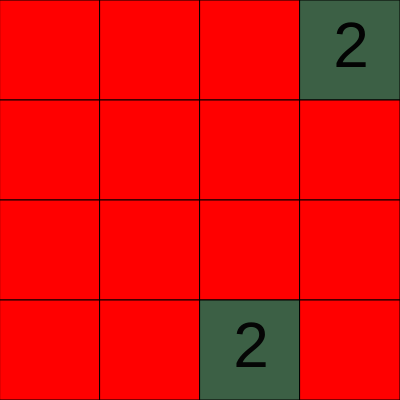
Frame 1 (no input)
Frame 60 (no input): identical to frame 1, image omitted
Frame 120 (the mouse pressed at the canvas centre since frame 60): identical to frame 1, image omitted

The p5.js sketch that drew this single still picture (run headless with seeded random() and noise() and a simulated clock; from frame 60 on, the mouse is pressed at the canvas centre):

// p5.js sketch
// ── sketch.js
var ActionsEnum= {
  up:    0,
  down:  1,
  left:  2,
  right: 3,
};

var playspace = 400;
var tilesnum = 4;
var size = playspace / tilesnum;

var mygrid = new grid(tilesnum,size,ActionsEnum);

function setup() {
  createCanvas(playspace, playspace);
  mygrid.init_grid();
}

function draw() {
  background(10);

  mygrid.show();

}

function keyPressed() {
  if (keyCode === UP_ARROW) {
    mygrid.DoAction(ActionsEnum.up);
  } else if (keyCode === DOWN_ARROW) {
    mygrid.DoAction(ActionsEnum.down);
  } else if (keyCode === LEFT_ARROW) {
    mygrid.DoAction(ActionsEnum.left);
  } else if (keyCode === RIGHT_ARROW) {
    mygrid.DoAction(ActionsEnum.right);
  }
}

// ── grid.js
function grid(tilesnum,size,ActionsEnum){

  var mytiles = new Array(tilesnum);

  this.init_grid = function () {
    for (var i = 0; i < tilesnum; i++) {
      mytiles[i] = new Array(tilesnum);
      for (var j = 0; j < tilesnum; j++) {
        var mytile = new tile(i*size,j*size,size,255/(i+j+1));
        mytile.resetval();
        mytiles[i][j]= mytile;
      }
    }
    for (var l = 0; l < 2; l++) {
      init_tile();
    }
  }

  this.show =function () {
    for (var i = 0; i < tilesnum; i++) {
      for (var j = 0; j < tilesnum; j++) {
        mytiles[i][j].show();
      }
    }
  }

  function getempty() {
    var empty =[];
    for (var i = 0; i < tilesnum; i++) {
      for (var j = 0; j < tilesnum; j++) {
        if (mytiles[i][j].GetValue() === 0) {
          var cord = createVector(i,j);
          empty.push(cord);
        }
      }
    }
    return empty;
  }

  function init_tile() {
    var emptytiles = getempty();
    var rand = floor(random(emptytiles.length));
    mytiles[emptytiles[rand].x][emptytiles[rand].y].initval();
  }

  this.DoAction = function(action) {
    var flag = false;
    switch (action) {
      case ActionsEnum.up:
      flag = MoveUp();
      break;

      case ActionsEnum.down:
      flag = MoveDown();
      break;

      case ActionsEnum.left:
      flag = MoveLeft();
      break;

      case ActionsEnum.right:
      flag = MoveRight();
      break;

      default:
    }
    if (flag == true) {
      init_tile();
      UnLockGrid();
    }
  }

  function UnLockGrid(){
    for (var i = 0; i < tilesnum; i++) {
      for (var j = 0; j < tilesnum; j++) {
        mytiles[i][j].UnLockVal();
      }
    }
  }

  function MoveDown(){
    var flag = false;
    for (var cols = 0; cols <tilesnum; cols++){
      for (var rows = tilesnum-2; rows >=0; rows--){
        if (mytiles[cols][rows].GetValue() > 0){
          for (var rows2 = rows+1; rows2 < tilesnum; rows2++) {
            if (mytiles[cols][rows2].GetValue() == 0 ){
              mytiles[cols][rows2].UpdateValue(mytiles[cols][rows2-1].GetValue());
              mytiles[cols][rows2-1].resetval();
              flag = true;
            }else if (mytiles[cols][rows2].GetValue() ==  mytiles[cols][rows2-1].GetValue()) {
              mytiles[cols][rows2].doubleval();
              mytiles[cols][rows2].LockVal();
              mytiles[cols][rows2-1].resetval();
              flag = true;
            }
          }
        }
      }
    }
    return flag;
  }

  function MoveUp(){
    var flag = false;
    for (var cols = 0; cols <tilesnum; cols++){
      for (var rows = 1; rows <tilesnum; rows++){
        if (mytiles[cols][rows].GetValue() > 0){
          for (var rows2 = rows-1; rows2 >=0; rows2--) {
            if (mytiles[cols][rows2].GetValue() == 0 ){
              mytiles[cols][rows2].UpdateValue(mytiles[cols][rows2+1].GetValue());
              mytiles[cols][rows2+1].resetval();
              flag = true;
            }else if (mytiles[cols][rows2].GetValue() ==  mytiles[cols][rows2+1].GetValue()) {
              mytiles[cols][rows2].doubleval();
              mytiles[cols][rows2].LockVal();
              mytiles[cols][rows2+1].resetval();
              flag = true;
            }
          }
        }
      }
    }
    return flag;
  }

  function MoveRight(){
    var flag = false;
    for (var rows = 0; rows <tilesnum; rows++){
      for (var cols = tilesnum-2; cols >=0; cols--){
        if (mytiles[cols][rows].GetValue() > 0){
          for (var cols2 = cols+1; cols2 < tilesnum; cols2++) {
            if (mytiles[cols2][rows].GetValue() == 0 ){
              mytiles[cols2][rows].UpdateValue(mytiles[cols2-1][rows].GetValue());
              mytiles[cols2-1][rows].resetval();
              flag = true;
            }else if (mytiles[cols2][rows].GetValue() ==  mytiles[cols2-1][rows].GetValue()) {
              mytiles[cols2][rows].doubleval();
              mytiles[cols2][rows].LockVal();
              mytiles[cols2-1][rows].resetval();
              flag = true;
            }
          }
        }
      }
    }
    return flag;
  }

  function MoveLeft(){
    var flag = false;
    for (var rows = 0; rows <tilesnum; rows++){
      for (var cols = 1; cols <tilesnum; cols++){
        if (mytiles[cols][rows].GetValue() > 0){
          for (var cols2 = cols-1; cols2 >=0; cols2--) {
            if (mytiles[cols2][rows].GetValue() == 0 ){
              mytiles[cols2][rows].UpdateValue(mytiles[cols2+1][rows].GetValue());
              mytiles[cols2+1][rows].resetval();
              flag = true;
            }else if (mytiles[cols2][rows].GetValue() ==  mytiles[cols2+1][rows].GetValue()) {
              mytiles[cols2][rows].doubleval();
              mytiles[cols2][rows].LockVal();
              mytiles[cols2+1][rows].resetval();
              flag = true;
            }
          }
        }
      }
    }
    return flag;
  }

  // end of file
}

// ── tile.js
function tile(x,y,size,color) {
  this.value =0 ;
  this.ValLock = false;
  this.colorval = 0;
  this.initflag = false;

this.UnLockVal = function () {
  this.ValLock = false;
}

this.LockVal = function () {
  this.ValLock = true;
}

this.GetLockVal = function () {
    return this.ValLock ;
}

  this.UpdateValue = function (val) {
    this.value = val;
    this.TileColors(val);
  }

  this.GetValue = function () {
    return this.value;
  }

  this.initval = function () {
    var init_val = random(7);
    this.initflag = true;
    if (init_val >=6) {
      this.UpdateValue(4);
    } else {
      this.UpdateValue(2);
    }
  }

  this.doubleval = function(){
    if (!this.ValLock) {
      this.UpdateValue((this.GetValue ()*2));
    }  
  }

  this.resetval = function () {
    this.UpdateValue(0);
  }

  this.TileColors = function (value){
    var val;
    if (this.initflag == true) {
      val  = 96;
      this.initflag = false;
    } else {
      if (value > 0) {
        if (value > 255) {
          val = value % 255;
        } else {
          val = floor(255 /value);
        }
      }else {
        val  = 255;
      }
    }
    this.colorval = val;
  }

  this.show = function () {
    colorMode(HSB, 255);
    fill(this.colorval,this.colorval,this.colorval);
    rect(x,y,size,size);
    // need to be adapted to text length
    if(this.value > 0){
      textSize(64);
      // need to fix color
      fill(floor(256/(color+1)));
      text(str(this.value), x+(size/2)-(size/6), y+(size/2)+(size/6));
    }
  }
}
